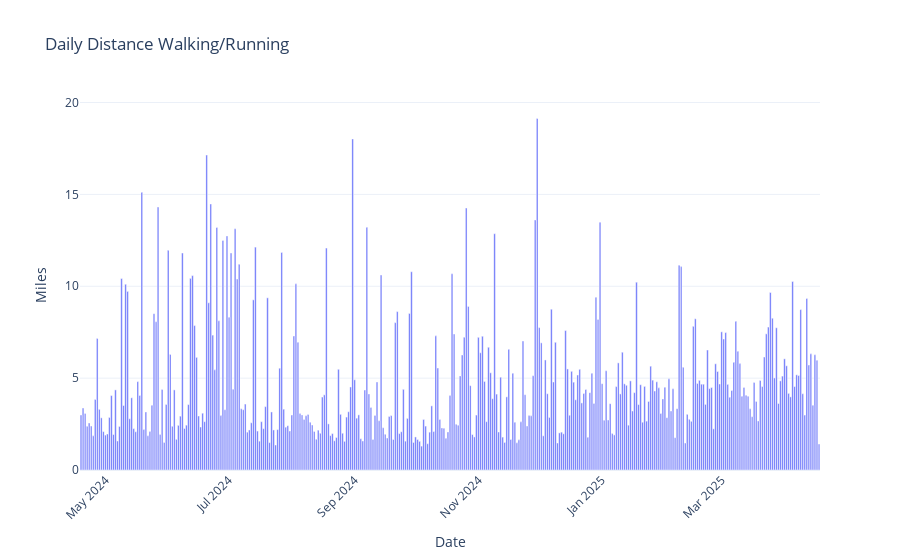

This figure's notebook cell:
### Code cell
import plotly.graph_objects as go

fig = go.Figure()

# Add each metric as a bar trace
for metric in ['DistanceWalkingRunning']:
    fig.add_trace(go.Bar(
        x=distance_daily['date'],
        y=distance_daily['value'],
        name=metric
    ))

# Customize layout for stacked view
fig.update_layout(
    barmode='stack',
    title='Daily Distance Walking/Running',
    xaxis_title='Date',
    yaxis_title='Miles',
    legend_title='Metric',
    xaxis_tickangle=-45,
    template='plotly_white',
    height=500
)

fig.show()

### Figure 1 — Plotly figure (JSON) as saved in the notebook; plotly's stock layout.template omitted (floating-point values rounded to 4 significant figures; data arrays with more than 128 entries replaced by an {"elided": "..."} marker saying what was removed)
{"data": [{"name": "DistanceWalkingRunning", "type": "bar", "x": {"elided": "365 str values"}, "y": {"elided": "365 float values"}}], "layout": {"autosize": true, "barmode": "stack", "dragmode": "pan", "legend": {"title": {"text": "Metric"}}, "title": {"text": "Daily Distance Walking/Running"}, "xaxis": {"autorange": true, "range": ["2024-04-18 12:00", "2025-04-18 12:00"], "tickangle": -45, "title": {"text": "Date"}, "type": "date"}, "yaxis": {"autorange": true, "range": [0, 20.14], "title": {"text": "Miles"}, "type": "linear"}}}
